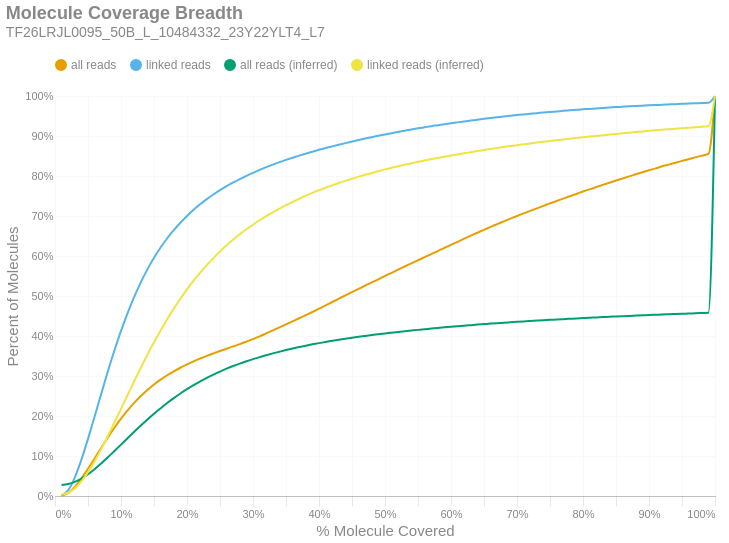

Here is the notebook cell this chart was saved with:
### Markdown cell above
### Molecule Read Coverage
This chart shows molecule coverage breadth as computed by the number of bases aligned to that molecule. In other words, "*how much of each unique long molecule is actually sequenced/aligned?*" Keep in mind there is a distinction between sequences and alignments, since some sequences belonging to a particular molecule may not align well and wouldn't appear in the alignment data. This chart also shows molecule coverage breadth as computed by the *inferred fragment* from which the aligned sequences originate. Unlike read coverage, this calculation takes into account the total insert size, including unsequenced gaps between the forward and reverse reads. Like the previous figures, these are cumulative percents.

### Code cell
if SKIPLR:
    print_html(f"Skipped")
else:
    binned_df = consolidated_hist(valids['coverage_bp'], mask, 0.01, True)
    binned_df_inf = consolidated_hist(valids['coverage_inserts'], mask, 0.01, True)
    binned_df = binned_df.with_columns(pl.lit(binned_df_inf['all reads (cumsum)']).alias('all reads (inferred)'))
    binned_df = binned_df.with_columns(pl.lit(binned_df_inf['linked reads (cumsum)']).alias('linked reads (inferred)'))
    binned_df = binned_df.with_columns(
        (pl.col('bin').cast(pl.Float64) + 0.01).alias('right_edge')
    )

    with SafeRender(binned_df):
        (
            density_plot(binned_df, 'Molecule Coverage Breadth', samplename, 'molcov', ['all reads (inferred)','linked reads (inferred)'])
            .encode(
                #x=alt.X('bin:Q', title="% Molecule Covered").axis(format = '%').scale(padding=0),
                x=alt.X('right_edge:Q', title="% Molecule Covered").axis(format='%').scale(padding=0),
                y=alt.Y('value:Q', title='Percent of Molecules')
                    .axis(format='%')
                    .stack(False)
                    .scale(domainMin=0, padding=0),
                color=alt.Color("key:N").scale(domain = ["all reads", "linked reads", "all reads (inferred)", "linked reads (inferred)"]),
                tooltip = [
                    alt.Tooltip("key:N", title = "Data Type"),
                    alt.Tooltip("range_label:N", title="% Molecule Covered"),
                    alt.Tooltip("value:Q", format = ".2%", title="% Molecules")
                ]
            )
        ).display()

### Figure 1 — Vega-Lite specification as saved in the notebook (floating-point values rounded to 4 significant figures)
{"width": "container", "height": 400, "config": {"title": {"anchor": "start", "dy": -15, "fontSize": 18, "color": "#888888", "subtitleColor": "#888888", "subtitleFontSize": 14}, "arc": {"fill": "#0072B2"}, "axis": {"domainColor": "#888888", "domainWidth": 0.5, "gridWidth": 0.2, "grid": false, "titleFontWeight": 400, "titleFontSize": 15, "labelFontSize": 11, "labelColor": "#888888", "tickColor": "#888888", "tickWidth": 0.2, "titleColor": "#888888"}, "axisBand": {"grid": false}, "axisX": {"grid": true, "tickSize": 10, "domainCap": "round"}, "axisY": {"domain": false, "grid": true, "tickSize": 0, "domainCap": "round"}, "background": "transparent", "header": {"labelFontSize": 15, "labelColor": "#888888", "titleFontSize": 15, "titleFontWeight": 600, "titleColor": "#888888"}, "legend": {"labelFont": "sans-serif", "labelFontSize": 12, "labelColor": "#888888", "symbolSize": 100, "symbolType": "circle", "titleFontSize": 12, "titlePadding": 10, "titleColor": "#888888", "title": null, "orient": "top"}, "range": {"category": ["#E69F00", "#56B4E9", "#009E73", "#F0E442", "#0072B2", "#D55E00", "#CC79A7", "#000000"], "diverging": ["#cfe8f3", "#a2d4ec", "#73bfe2", "#46abdb", "#1696d2", "#12719e"]}, "area": {"fill": "#0072B2", "fillOpacity": 0.7, "line": true, "strokeOpacity": 0.7}, "line": {"color": "#0072B2", "stroke": "#0072B2", "strokeWidth": 2}, "trail": {"color": "#0072B2", "stroke": "#0072B2", "strokeWidth": 0, "size": 1}, "point": {"filled": true, "fillOpacity": 1.0, "size": 95}, "text": {"color": "#888888", "fontSize": 11, "align": "right", "fontWeight": 400, "size": 11}, "bar": {"fill": "#0072B2", "stroke": null}, "view": {"stroke": null, "continuousWidth": 660, "continuousHeight": 400}}, "data": {"name": "data-24a738d476a06abb67a8726351317caa"}, "mark": {"type": "line", "interpolate": "monotone", "point": {"opacity": 0, "size": 275}}, "encoding": {"color": {"field": "key", "scale": {"domain": ["all reads", "linked reads", "all reads (inferred)", "linked reads (inferred)"]}, "type": "nominal"}, "tooltip": [{"field": "key", "title": "Data Type", "type": "nominal"}, {"field": "range_label", "title": "% Molecule Covered", "type": "nominal"}, {"field": "value", "format": ".2%", "title": "% Molecules", "type": "quantitative"}], "x": {"axis": {"format": "%"}, "field": "right_edge", "scale": {"padding": 0}, "title": "% Molecule Covered", "type": "quantitative"}, "y": {"axis": {"format": "%"}, "field": "value", "scale": {"domainMin": 0, "padding": 0}, "stack": false, "title": "Percent of Molecules", "type": "quantitative"}}, "params": [{"name": "param_c36ac31b6afebe62", "select": {"type": "point", "fields": ["key"]}, "bind": "legend"}], "title": {"text": "Molecule Coverage Breadth", "subtitle": "TF26LRJL0095_50B_L_10484332_23Y22YLT4_L7"}, "transform": [{"fold": ["all reads (cumsum)", "linked reads (cumsum)", "all reads (inferred)", "linked reads (inferred)"]}, {"calculate": "replace(datum.key, ' (cumsum)', '')", "as": "key"}, {"filter": {"param": "param_c36ac31b6afebe62"}}], "usermeta": {"embedOptions": {"downloadFileName": "TF26LRJL0095_50B_L_10484332_23Y22YLT4_L7.molcov"}}, "$schema": "https://vega.github.io/schema/vega-lite/v6.4.1.json", "datasets": {"data-24a738d476a06abb67a8726351317caa": [{"bin": "0.0", "interval": "0.0-0.01", "all reads": 0.0005699, "linked reads": 0.0008666, "all reads (cumsum)": 0.0005699, "linked reads (cumsum)": 0.0008666, "range_label": "0.0-0.01", "all reads (inferred)": 0.02761, "linked reads (inferred)": 0.004017, "right_edge": 0.01}, {"bin": "0.01", "interval": "0.01-0.02", "all reads": 0.006949, "linked reads": 0.01369, "all reads (cumsum)": 0.007519, "linked reads (cumsum)": 0.01456, "range_label": "0.01-0.02", "all reads (inferred)": 0.02988, "linked reads (inferred)": 0.008151, "right_edge": 0.02}, {"bin": "0.02", "interval": "0.02-0.03", "all reads": 0.01517, "linked reads": 0.03162, "all reads (cumsum)": 0.02269, "linked reads (cumsum)": 0.04617, "range_label": "0.02-0.03", "all reads (inferred)": 0.0353, "linked reads (inferred)": 0.01907, "right_edge": 0.03}, {"bin": "0.03", "interval": "0.03-0.04", "all reads": 0.02097, "linked reads": 0.04465, "all reads (cumsum)": 0.04366, "linked reads (cumsum)": 0.09082, "range_label": "0.03-0.04", "all reads (inferred)": 0.04362, "linked reads (inferred)": 0.03653, "right_edge": 0.04}, {"bin": "0.04", "interval": "0.04-0.05", "all reads": 0.0243, "linked reads": 0.05202, "all reads (cumsum)": 0.06796, "linked reads (cumsum)": 0.1428, "range_label": "0.04-0.05", "all reads (inferred)": 0.05457, "linked reads (inferred)": 0.05961, "right_edge": 0.05}, {"bin": "0.05", "interval": "0.05-0.06", "all reads": 0.02589, "linked reads": 0.0557, "all reads (cumsum)": 0.09384, "linked reads (cumsum)": 0.1985, "range_label": "0.05-0.06", "all reads (inferred)": 0.06712, "linked reads (inferred)": 0.08636, "right_edge": 0.06}, {"bin": "0.06", "interval": "0.06-0.07", "all reads": 0.02634, "linked reads": 0.05672, "all reads (cumsum)": 0.1202, "linked reads (cumsum)": 0.2553, "range_label": "0.06-0.07", "all reads (inferred)": 0.08151, "linked reads (inferred)": 0.1172, "right_edge": 0.07}, {"bin": "0.07", "interval": "0.07-0.08", "all reads": 0.02594, "linked reads": 0.05584, "all reads (cumsum)": 0.1461, "linked reads (cumsum)": 0.3111, "range_label": "0.07-0.08", "all reads (inferred)": 0.09665, "linked reads (inferred)": 0.1496, "right_edge": 0.08}, {"bin": "0.08", "interval": "0.08-0.09", "all reads": 0.02448, "linked reads": 0.05278, "all reads (cumsum)": 0.1706, "linked reads (cumsum)": 0.3639, "range_label": "0.08-0.09", "all reads (inferred)": 0.1125, "linked reads (inferred)": 0.1836, "right_edge": 0.09}, {"bin": "0.09", "interval": "0.09-0.1", "all reads": 0.02267, "linked reads": 0.04877, "all reads (cumsum)": 0.1933, "linked reads (cumsum)": 0.4127, "range_label": "0.09-0.1", "all reads (inferred)": 0.1285, "linked reads (inferred)": 0.218, "right_edge": 0.1}, {"bin": "0.1", "interval": "0.1-0.11", "all reads": 0.02073, "linked reads": 0.04465, "all reads (cumsum)": 0.214, "linked reads (cumsum)": 0.4573, "range_label": "0.1-0.11", "all reads (inferred)": 0.1446, "linked reads (inferred)": 0.2526, "right_edge": 0.11}, {"bin": "0.11", "interval": "0.11-0.12", "all reads": 0.01877, "linked reads": 0.04029, "all reads (cumsum)": 0.2328, "linked reads (cumsum)": 0.4976, "range_label": "0.11-0.12", "all reads (inferred)": 0.1605, "linked reads (inferred)": 0.2869, "right_edge": 0.12}, {"bin": "0.12", "interval": "0.12-0.13", "all reads": 0.01709, "linked reads": 0.03662, "all reads (cumsum)": 0.2499, "linked reads (cumsum)": 0.5342, "range_label": "0.12-0.13", "all reads (inferred)": 0.1761, "linked reads (inferred)": 0.3205, "right_edge": 0.13}, {"bin": "0.13", "interval": "0.13-0.14", "all reads": 0.0152, "linked reads": 0.0324, "all reads (cumsum)": 0.2651, "linked reads (cumsum)": 0.5666, "range_label": "0.13-0.14", "all reads (inferred)": 0.1913, "linked reads (inferred)": 0.3533, "right_edge": 0.14}, {"bin": "0.14", "interval": "0.14-0.15", "all reads": 0.01369, "linked reads": 0.02902, "all reads (cumsum)": 0.2788, "linked reads (cumsum)": 0.5957, "range_label": "0.14-0.15", "all reads (inferred)": 0.2057, "linked reads (inferred)": 0.3843, "right_edge": 0.15}, {"bin": "0.15", "interval": "0.15-0.16", "all reads": 0.01211, "linked reads": 0.02562, "all reads (cumsum)": 0.2909, "linked reads (cumsum)": 0.6213, "range_label": "0.15-0.16", "all reads (inferred)": 0.2193, "linked reads (inferred)": 0.4137, "right_edge": 0.16}, {"bin": "0.16", "interval": "0.16-0.17", "all reads": 0.01099, "linked reads": 0.02309, "all reads (cumsum)": 0.3019, "linked reads (cumsum)": 0.6444, "range_label": "0.16-0.17", "all reads (inferred)": 0.2325, "linked reads (inferred)": 0.4421, "right_edge": 0.17}, {"bin": "0.17", "interval": "0.17-0.18", "all reads": 0.009723, "linked reads": 0.02025, "all reads (cumsum)": 0.3116, "linked reads (cumsum)": 0.6646, "range_label": "0.17-0.18", "all reads (inferred)": 0.2447, "linked reads (inferred)": 0.4683, "right_edge": 0.18}, {"bin": "0.18", "interval": "0.18-0.19", "all reads": 0.009047, "linked reads": 0.0185, "all reads (cumsum)": 0.3206, "linked reads (cumsum)": 0.6831, "range_label": "0.18-0.19", "all reads (inferred)": 0.2561, "linked reads (inferred)": 0.4931, "right_edge": 0.19}, {"bin": "0.19", "interval": "0.19-0.2", "all reads": 0.008368, "linked reads": 0.01697, "all reads (cumsum)": 0.329, "linked reads (cumsum)": 0.7001, "range_label": "0.19-0.2", "all reads (inferred)": 0.2671, "linked reads (inferred)": 0.5168, "right_edge": 0.2}, {"bin": "0.2", "interval": "0.2-0.21", "all reads": 0.007662, "linked reads": 0.01551, "all reads (cumsum)": 0.3367, "linked reads (cumsum)": 0.7156, "range_label": "0.2-0.21", "all reads (inferred)": 0.2771, "linked reads (inferred)": 0.5384, "right_edge": 0.21}, {"bin": "0.21", "interval": "0.21-0.22", "all reads": 0.006972, "linked reads": 0.01376, "all reads (cumsum)": 0.3436, "linked reads (cumsum)": 0.7293, "range_label": "0.21-0.22", "all reads (inferred)": 0.2864, "linked reads (inferred)": 0.5584, "right_edge": 0.22}, {"bin": "0.22", "interval": "0.22-0.23", "all reads": 0.006656, "linked reads": 0.0129, "all reads (cumsum)": 0.3503, "linked reads (cumsum)": 0.7423, "range_label": "0.22-0.23", "all reads (inferred)": 0.2952, "linked reads (inferred)": 0.5773, "right_edge": 0.23}, {"bin": "0.23", "interval": "0.23-0.24", "all reads": 0.006176, "linked reads": 0.01156, "all reads (cumsum)": 0.3565, "linked reads (cumsum)": 0.7538, "range_label": "0.23-0.24", "all reads (inferred)": 0.3033, "linked reads (inferred)": 0.5948, "right_edge": 0.24}, {"bin": "0.24", "interval": "0.24-0.25", "all reads": 0.006002, "linked reads": 0.01082, "all reads (cumsum)": 0.3625, "linked reads (cumsum)": 0.7646, "range_label": "0.24-0.25", "all reads (inferred)": 0.3111, "linked reads (inferred)": 0.6116, "right_edge": 0.25}, {"bin": "0.25", "interval": "0.25-0.26", "all reads": 0.005744, "linked reads": 0.009931, "all reads (cumsum)": 0.3682, "linked reads (cumsum)": 0.7746, "range_label": "0.25-0.26", "all reads (inferred)": 0.3183, "linked reads (inferred)": 0.627, "right_edge": 0.26}, {"bin": "0.26", "interval": "0.26-0.27", "all reads": 0.005736, "linked reads": 0.009325, "all reads (cumsum)": 0.374, "linked reads (cumsum)": 0.7839, "range_label": "0.26-0.27", "all reads (inferred)": 0.3249, "linked reads (inferred)": 0.6412, "right_edge": 0.27}, {"bin": "0.27", "interval": "0.27-0.28", "all reads": 0.005809, "linked reads": 0.008544, "all reads (cumsum)": 0.3798, "linked reads (cumsum)": 0.7924, "range_label": "0.27-0.28", "all reads (inferred)": 0.331, "linked reads (inferred)": 0.6545, "right_edge": 0.28}, {"bin": "0.28", "interval": "0.28-0.29", "all reads": 0.006187, "linked reads": 0.008109, "all reads (cumsum)": 0.3859, "linked reads (cumsum)": 0.8005, "range_label": "0.28-0.29", "all reads (inferred)": 0.3368, "linked reads (inferred)": 0.6668, "right_edge": 0.29}, {"bin": "0.29", "interval": "0.29-0.3", "all reads": 0.006312, "linked reads": 0.007477, "all reads (cumsum)": 0.3923, "linked reads (cumsum)": 0.808, "range_label": "0.29-0.3", "all reads (inferred)": 0.3421, "linked reads (inferred)": 0.6782, "right_edge": 0.3}, {"bin": "0.3", "interval": "0.3-0.31", "all reads": 0.006794, "linked reads": 0.007174, "all reads (cumsum)": 0.3991, "linked reads (cumsum)": 0.8152, "range_label": "0.3-0.31", "all reads (inferred)": 0.3473, "linked reads (inferred)": 0.6894, "right_edge": 0.31}, {"bin": "0.31", "interval": "0.31-0.32", "all reads": 0.007357, "linked reads": 0.006869, "all reads (cumsum)": 0.4064, "linked reads (cumsum)": 0.8221, "range_label": "0.31-0.32", "all reads (inferred)": 0.352, "linked reads (inferred)": 0.6995, "right_edge": 0.32}, {"bin": "0.32", "interval": "0.32-0.33", "all reads": 0.007445, "linked reads": 0.006378, "all reads (cumsum)": 0.4139, "linked reads (cumsum)": 0.8284, "range_label": "0.32-0.33", "all reads (inferred)": 0.3565, "linked reads (inferred)": 0.7092, "right_edge": 0.33}, {"bin": "0.33", "interval": "0.33-0.34", "all reads": 0.007532, "linked reads": 0.006102, "all reads (cumsum)": 0.4214, "linked reads (cumsum)": 0.8345, "range_label": "0.33-0.34", "all reads (inferred)": 0.3607, "linked reads (inferred)": 0.7182, "right_edge": 0.34}, {"bin": "0.34", "interval": "0.34-0.35", "all reads": 0.007603, "linked reads": 0.005759, "all reads (cumsum)": 0.429, "linked reads (cumsum)": 0.8403, "range_label": "0.34-0.35", "all reads (inferred)": 0.3648, "linked reads (inferred)": 0.7271, "right_edge": 0.35}, {"bin": "0.35", "interval": "0.35-0.36", "all reads": 0.007688, "linked reads": 0.005445, "all reads (cumsum)": 0.4367, "linked reads (cumsum)": 0.8457, "range_label": "0.35-0.36", "all reads (inferred)": 0.3686, "linked reads (inferred)": 0.7353, "right_edge": 0.36}, {"bin": "0.36", "interval": "0.36-0.37", "all reads": 0.007665, "linked reads": 0.005222, "all reads (cumsum)": 0.4443, "linked reads (cumsum)": 0.851, "range_label": "0.36-0.37", "all reads (inferred)": 0.3723, "linked reads (inferred)": 0.7432, "right_edge": 0.37}, {"bin": "0.37", "interval": "0.37-0.38", "all reads": 0.007702, "linked reads": 0.004903, "all reads (cumsum)": 0.452, "linked reads (cumsum)": 0.8559, "range_label": "0.37-0.38", "all reads (inferred)": 0.3759, "linked reads (inferred)": 0.7508, "right_edge": 0.38}, {"bin": "0.38", "interval": "0.38-0.39", "all reads": 0.008005, "linked reads": 0.004903, "all reads (cumsum)": 0.4601, "linked reads (cumsum)": 0.8608, "range_label": "0.38-0.39", "all reads (inferred)": 0.3792, "linked reads (inferred)": 0.7579, "right_edge": 0.39}, {"bin": "0.39", "interval": "0.39-0.4", "all reads": 0.008228, "linked reads": 0.004762, "all reads (cumsum)": 0.4683, "linked reads (cumsum)": 0.8655, "range_label": "0.39-0.4", "all reads (inferred)": 0.3822, "linked reads (inferred)": 0.7645, "right_edge": 0.4}, {"bin": "0.4", "interval": "0.4-0.41", "all reads": 0.008227, "linked reads": 0.004397, "all reads (cumsum)": 0.4765, "linked reads (cumsum)": 0.8699, "range_label": "0.4-0.41", "all reads (inferred)": 0.385, "linked reads (inferred)": 0.7705, "right_edge": 0.41}, {"bin": "0.41", "interval": "0.41-0.42", "all reads": 0.00848, "linked reads": 0.004194, "all reads (cumsum)": 0.485, "linked reads (cumsum)": 0.8741, "range_label": "0.41-0.42", "all reads (inferred)": 0.3879, "linked reads (inferred)": 0.7767, "right_edge": 0.42}, {"bin": "0.42", "interval": "0.42-0.43", "all reads": 0.008304, "linked reads": 0.004103, "all reads (cumsum)": 0.4933, "linked reads (cumsum)": 0.8782, "range_label": "0.42-0.43", "all reads (inferred)": 0.3906, "linked reads (inferred)": 0.7825, "right_edge": 0.43}, {"bin": "0.43", "interval": "0.43-0.44", "all reads": 0.008253, "linked reads": 0.003999, "all reads (cumsum)": 0.5015, "linked reads (cumsum)": 0.8822, "range_label": "0.43-0.44", "all reads (inferred)": 0.3932, "linked reads (inferred)": 0.7879, "right_edge": 0.44}, {"bin": "0.44", "interval": "0.44-0.45", "all reads": 0.008066, "linked reads": 0.003829, "all reads (cumsum)": 0.5096, "linked reads (cumsum)": 0.8861, "range_label": "0.44-0.45", "all reads (inferred)": 0.3956, "linked reads (inferred)": 0.7933, "right_edge": 0.45}, {"bin": "0.45", "interval": "0.45-0.46", "all reads": 0.008194, "linked reads": 0.003878, "all reads (cumsum)": 0.5178, "linked reads (cumsum)": 0.8899, "range_label": "0.45-0.46", "all reads (inferred)": 0.398, "linked reads (inferred)": 0.7983, "right_edge": 0.46}, {"bin": "0.46", "interval": "0.46-0.47", "all reads": 0.007984, "linked reads": 0.00371, "all reads (cumsum)": 0.5258, "linked reads (cumsum)": 0.8936, "range_label": "0.46-0.47", "all reads (inferred)": 0.4002, "linked reads (inferred)": 0.8031, "right_edge": 0.47}, {"bin": "0.47", "interval": "0.47-0.48", "all reads": 0.008176, "linked reads": 0.003409, "all reads (cumsum)": 0.534, "linked reads (cumsum)": 0.8971, "range_label": "0.47-0.48", "all reads (inferred)": 0.4024, "linked reads (inferred)": 0.8077, "right_edge": 0.48}, {"bin": "0.48", "interval": "0.48-0.49", "all reads": 0.007795, "linked reads": 0.003378, "all reads (cumsum)": 0.5418, "linked reads (cumsum)": 0.9004, "range_label": "0.48-0.49", "all reads (inferred)": 0.4045, "linked reads (inferred)": 0.8122, "right_edge": 0.49}, {"bin": "0.49", "interval": "0.49-0.5", "all reads": 0.008744, "linked reads": 0.003462, "all reads (cumsum)": 0.5505, "linked reads (cumsum)": 0.9039, "range_label": "0.49-0.5", "all reads (inferred)": 0.4065, "linked reads (inferred)": 0.8165, "right_edge": 0.5}, {"bin": "0.5", "interval": "0.5-0.51", "all reads": 0.00743, "linked reads": 0.003084, "all reads (cumsum)": 0.5579, "linked reads (cumsum)": 0.907, "range_label": "0.5-0.51", "all reads (inferred)": 0.4084, "linked reads (inferred)": 0.8205, "right_edge": 0.51}, {"bin": "0.51", "interval": "0.51-0.52", "all reads": 0.008084, "linked reads": 0.003272, "all reads (cumsum)": 0.566, "linked reads (cumsum)": 0.9102, "range_label": "0.51-0.52", "all reads (inferred)": 0.4102, "linked reads (inferred)": 0.8243, "right_edge": 0.52}, {"bin": "0.52", "interval": "0.52-0.53", "all reads": 0.007749, "linked reads": 0.003018, "all reads (cumsum)": 0.5738, "linked reads (cumsum)": 0.9133, "range_label": "0.52-0.53", "all reads (inferred)": 0.412, "linked reads (inferred)": 0.8282, "right_edge": 0.53}, {"bin": "0.53", "interval": "0.53-0.54", "all reads": 0.007976, "linked reads": 0.003004, "all reads (cumsum)": 0.5817, "linked reads (cumsum)": 0.9163, "range_label": "0.53-0.54", "all reads (inferred)": 0.4137, "linked reads (inferred)": 0.8317, "right_edge": 0.54}, {"bin": "0.54", "interval": "0.54-0.55", "all reads": 0.007705, "linked reads": 0.002858, "all reads (cumsum)": 0.5894, "linked reads (cumsum)": 0.9191, "range_label": "0.54-0.55", "all reads (inferred)": 0.4153, "linked reads (inferred)": 0.8352, "right_edge": 0.55}, {"bin": "0.55", "interval": "0.55-0.56", "all reads": 0.007635, "linked reads": 0.002719, "all reads (cumsum)": 0.5971, "linked reads (cumsum)": 0.9218, "range_label": "0.55-0.56", "all reads (inferred)": 0.417, "linked reads (inferred)": 0.8387, "right_edge": 0.56}, {"bin": "0.56", "interval": "0.56-0.57", "all reads": 0.007716, "linked reads": 0.002726, "all reads (cumsum)": 0.6048, "linked reads (cumsum)": 0.9246, "range_label": "0.56-0.57", "all reads (inferred)": 0.4185, "linked reads (inferred)": 0.842, "right_edge": 0.57}, {"bin": "0.57", "interval": "0.57-0.58", "all reads": 0.007455, "linked reads": 0.002394, "all reads (cumsum)": 0.6123, "linked reads (cumsum)": 0.927, "range_label": "0.57-0.58", "all reads (inferred)": 0.4201, "linked reads (inferred)": 0.8452, "right_edge": 0.58}, {"bin": "0.58", "interval": "0.58-0.59", "all reads": 0.007802, "linked reads": 0.002496, "all reads (cumsum)": 0.6201, "linked reads (cumsum)": 0.9295, "range_label": "0.58-0.59", "all reads (inferred)": 0.4216, "linked reads (inferred)": 0.8482, "right_edge": 0.59}, {"bin": "0.59", "interval": "0.59-0.6", "all reads": 0.007925, "linked reads": 0.002352, "all reads (cumsum)": 0.628, "linked reads (cumsum)": 0.9318, "range_label": "0.59-0.6", "all reads (inferred)": 0.4231, "linked reads (inferred)": 0.8512, "right_edge": 0.6}, {"bin": "0.6", "interval": "0.6-0.61", "all reads": 0.007544, "linked reads": 0.002235, "all reads (cumsum)": 0.6355, "linked reads (cumsum)": 0.9341, "range_label": "0.6-0.61", "all reads (inferred)": 0.4245, "linked reads (inferred)": 0.854, "right_edge": 0.61}, {"bin": "0.61", "interval": "0.61-0.62", "all reads": 0.007784, "linked reads": 0.002206, "all reads (cumsum)": 0.6433, "linked reads (cumsum)": 0.9363, "range_label": "0.61-0.62", "all reads (inferred)": 0.4258, "linked reads (inferred)": 0.8569, "right_edge": 0.62}, {"bin": "0.62", "interval": "0.62-0.63", "all reads": 0.007444, "linked reads": 0.002204, "all reads (cumsum)": 0.6508, "linked reads (cumsum)": 0.9385, "range_label": "0.62-0.63", "all reads (inferred)": 0.4271, "linked reads (inferred)": 0.8596, "right_edge": 0.63}, {"bin": "0.63", "interval": "0.63-0.64", "all reads": 0.007418, "linked reads": 0.00233, "all reads (cumsum)": 0.6582, "linked reads (cumsum)": 0.9408, "range_label": "0.63-0.64", "all reads (inferred)": 0.4285, "linked reads (inferred)": 0.8624, "right_edge": 0.64}, {"bin": "0.64", "interval": "0.64-0.65", "all reads": 0.007277, "linked reads": 0.002069, "all reads (cumsum)": 0.6654, "linked reads (cumsum)": 0.9429, "range_label": "0.64-0.65", "all reads (inferred)": 0.4297, "linked reads (inferred)": 0.865, "right_edge": 0.65}, {"bin": "0.65", "interval": "0.65-0.66", "all reads": 0.007236, "linked reads": 0.002014, "all reads (cumsum)": 0.6727, "linked reads (cumsum)": 0.9449, "range_label": "0.65-0.66", "all reads (inferred)": 0.431, "linked reads (inferred)": 0.8677, "right_edge": 0.66}, {"bin": "0.66", "interval": "0.66-0.67", "all reads": 0.006942, "linked reads": 0.001914, "all reads (cumsum)": 0.6796, "linked reads (cumsum)": 0.9468, "range_label": "0.66-0.67", "all reads (inferred)": 0.4322, "linked reads (inferred)": 0.8702, "right_edge": 0.67}, {"bin": "0.67", "interval": "0.67-0.68", "all reads": 0.007022, "linked reads": 0.001945, "all reads (cumsum)": 0.6866, "linked reads (cumsum)": 0.9487, "range_label": "0.67-0.68", "all reads (inferred)": 0.4333, "linked reads (inferred)": 0.8726, "right_edge": 0.68}, {"bin": "0.68", "interval": "0.68-0.69", "all reads": 0.006703, "linked reads": 0.001797, "all reads (cumsum)": 0.6933, "linked reads (cumsum)": 0.9505, "range_label": "0.68-0.69", "all reads (inferred)": 0.4344, "linked reads (inferred)": 0.8748, "right_edge": 0.69}, {"bin": "0.69", "interval": "0.69-0.7", "all reads": 0.006755, "linked reads": 0.00174, "all reads (cumsum)": 0.7001, "linked reads (cumsum)": 0.9523, "range_label": "0.69-0.7", "all reads (inferred)": 0.4355, "linked reads (inferred)": 0.8771, "right_edge": 0.7}, {"bin": "0.7", "interval": "0.7-0.71", "all reads": 0.006395, "linked reads": 0.001735, "all reads (cumsum)": 0.7065, "linked reads (cumsum)": 0.954, "range_label": "0.7-0.71", "all reads (inferred)": 0.4365, "linked reads (inferred)": 0.8794, "right_edge": 0.71}, {"bin": "0.71", "interval": "0.71-0.72", "all reads": 0.006296, "linked reads": 0.001548, "all reads (cumsum)": 0.7128, "linked reads (cumsum)": 0.9556, "range_label": "0.71-0.72", "all reads (inferred)": 0.4375, "linked reads (inferred)": 0.8815, "right_edge": 0.72}, {"bin": "0.72", "interval": "0.72-0.73", "all reads": 0.006375, "linked reads": 0.001552, "all reads (cumsum)": 0.7192, "linked reads (cumsum)": 0.9571, "range_label": "0.72-0.73", "all reads (inferred)": 0.4385, "linked reads (inferred)": 0.8836, "right_edge": 0.73}, {"bin": "0.73", "interval": "0.73-0.74", "all reads": 0.006147, "linked reads": 0.001501, "all reads (cumsum)": 0.7253, "linked reads (cumsum)": 0.9586, "range_label": "0.73-0.74", "all reads (inferred)": 0.4395, "linked reads (inferred)": 0.8856, "right_edge": 0.74}, {"bin": "0.74", "interval": "0.74-0.75", "all reads": 0.006362, "linked reads": 0.001565, "all reads (cumsum)": 0.7317, "linked reads (cumsum)": 0.9602, "range_label": "0.74-0.75", "all reads (inferred)": 0.4404, "linked reads (inferred)": 0.8876, "right_edge": 0.75}, {"bin": "0.75", "interval": "0.75-0.76", "all reads": 0.005753, "linked reads": 0.001311, "all reads (cumsum)": 0.7374, "linked reads (cumsum)": 0.9615, "range_label": "0.75-0.76", "all reads (inferred)": 0.4413, "linked reads (inferred)": 0.8893, "right_edge": 0.76}, {"bin": "0.76", "interval": "0.76-0.77", "all reads": 0.005971, "linked reads": 0.001426, "all reads (cumsum)": 0.7434, "linked reads (cumsum)": 0.9629, "range_label": "0.76-0.77", "all reads (inferred)": 0.4422, "linked reads (inferred)": 0.8912, "right_edge": 0.77}, {"bin": "0.77", "interval": "0.77-0.78", "all reads": 0.005882, "linked reads": 0.001265, "all reads (cumsum)": 0.7493, "linked reads (cumsum)": 0.9642, "range_label": "0.77-0.78", "all reads (inferred)": 0.4431, "linked reads (inferred)": 0.8931, "right_edge": 0.78}, {"bin": "0.78", "interval": "0.78-0.79", "all reads": 0.005793, "linked reads": 0.001247, "all reads (cumsum)": 0.7551, "linked reads (cumsum)": 0.9654, "range_label": "0.78-0.79", "all reads (inferred)": 0.4439, "linked reads (inferred)": 0.895, "right_edge": 0.79}, {"bin": "0.79", "interval": "0.79-0.8", "all reads": 0.006026, "linked reads": 0.001238, "all reads (cumsum)": 0.7611, "linked reads (cumsum)": 0.9667, "range_label": "0.79-0.8", "all reads (inferred)": 0.4448, "linked reads (inferred)": 0.8967, "right_edge": 0.8}, {"bin": "0.8", "interval": "0.8-0.81", "all reads": 0.005529, "linked reads": 0.001141, "all reads (cumsum)": 0.7666, "linked reads (cumsum)": 0.9678, "range_label": "0.8-0.81", "all reads (inferred)": 0.4456, "linked reads (inferred)": 0.8985, "right_edge": 0.81}, {"bin": "0.81", "interval": "0.81-0.82", "all reads": 0.005599, "linked reads": 0.001214, "all reads (cumsum)": 0.7722, "linked reads (cumsum)": 0.969, "range_label": "0.81-0.82", "all reads (inferred)": 0.4464, "linked reads (inferred)": 0.9002, "right_edge": 0.82}, {"bin": "0.82", "interval": "0.82-0.83", "all reads": 0.005624, "linked reads": 0.001147, "all reads (cumsum)": 0.7779, "linked reads (cumsum)": 0.9702, "range_label": "0.82-0.83", "all reads (inferred)": 0.4472, "linked reads (inferred)": 0.9019, "right_edge": 0.83}, {"bin": "0.83", "interval": "0.83-0.84", "all reads": 0.005436, "linked reads": 0.00107, "all reads (cumsum)": 0.7833, "linked reads (cumsum)": 0.9712, "range_label": "0.83-0.84", "all reads (inferred)": 0.448, "linked reads (inferred)": 0.9035, "right_edge": 0.84}, {"bin": "0.84", "interval": "0.84-0.85", "all reads": 0.005342, "linked reads": 0.0009838, "all reads (cumsum)": 0.7886, "linked reads (cumsum)": 0.9722, "range_label": "0.84-0.85", "all reads (inferred)": 0.4488, "linked reads (inferred)": 0.9051, "right_edge": 0.85}, {"bin": "0.85", "interval": "0.85-0.86", "all reads": 0.005279, "linked reads": 0.0009418, "all reads (cumsum)": 0.7939, "linked reads (cumsum)": 0.9732, "range_label": "0.85-0.86", "all reads (inferred)": 0.4495, "linked reads (inferred)": 0.9068, "right_edge": 0.86}, {"bin": "0.86", "interval": "0.86-0.87", "all reads": 0.005114, "linked reads": 0.0009948, "all reads (cumsum)": 0.799, "linked reads (cumsum)": 0.9742, "range_label": "0.86-0.87", "all reads (inferred)": 0.4503, "linked reads (inferred)": 0.9083, "right_edge": 0.87}, {"bin": "0.87", "interval": "0.87-0.88", "all reads": 0.005255, "linked reads": 0.0009108, "all reads (cumsum)": 0.8043, "linked reads (cumsum)": 0.9751, "range_label": "0.87-0.88", "all reads (inferred)": 0.451, "linked reads (inferred)": 0.9099, "right_edge": 0.88}, {"bin": "0.88", "interval": "0.88-0.89", "all reads": 0.005099, "linked reads": 0.0008268, "all reads (cumsum)": 0.8094, "linked reads (cumsum)": 0.9759, "range_label": "0.88-0.89", "all reads (inferred)": 0.4517, "linked reads (inferred)": 0.9113, "right_edge": 0.89}, {"bin": "0.89", "interval": "0.89-0.9", "all reads": 0.004975, "linked reads": 0.0008091, "all reads (cumsum)": 0.8144, "linked reads (cumsum)": 0.9767, "range_label": "0.89-0.9", "all reads (inferred)": 0.4524, "linked reads (inferred)": 0.9129, "right_edge": 0.9}, {"bin": "0.9", "interval": "0.9-0.91", "all reads": 0.004641, "linked reads": 0.0007406, "all reads (cumsum)": 0.819, "linked reads (cumsum)": 0.9774, "range_label": "0.9-0.91", "all reads (inferred)": 0.4531, "linked reads (inferred)": 0.9143, "right_edge": 0.91}, {"bin": "0.91", "interval": "0.91-0.92", "all reads": 0.005178, "linked reads": 0.0007119, "all reads (cumsum)": 0.8242, "linked reads (cumsum)": 0.9782, "range_label": "0.91-0.92", "all reads (inferred)": 0.4538, "linked reads (inferred)": 0.9158, "right_edge": 0.92}, {"bin": "0.92", "interval": "0.92-0.93", "all reads": 0.004285, "linked reads": 0.0007583, "all reads (cumsum)": 0.8285, "linked reads (cumsum)": 0.9789, "range_label": "0.92-0.93", "all reads (inferred)": 0.4544, "linked reads (inferred)": 0.9171, "right_edge": 0.93}, {"bin": "0.93", "interval": "0.93-0.94", "all reads": 0.004629, "linked reads": 0.0007516, "all reads (cumsum)": 0.8331, "linked reads (cumsum)": 0.9797, "range_label": "0.93-0.94", "all reads (inferred)": 0.455, "linked reads (inferred)": 0.9183, "right_edge": 0.94}, {"bin": "0.94", "interval": "0.94-0.95", "all reads": 0.004805, "linked reads": 0.0007141, "all reads (cumsum)": 0.8379, "linked reads (cumsum)": 0.9804, "range_label": "0.94-0.95", "all reads (inferred)": 0.4556, "linked reads (inferred)": 0.9195, "right_edge": 0.95}, {"bin": "0.95", "interval": "0.95-0.96", "all reads": 0.004156, "linked reads": 0.0007516, "all reads (cumsum)": 0.842, "linked reads (cumsum)": 0.9811, "range_label": "0.95-0.96", "all reads (inferred)": 0.4562, "linked reads (inferred)": 0.9208, "right_edge": 0.96}, {"bin": "0.96", "interval": "0.96-0.97", "all reads": 0.004508, "linked reads": 0.0006455, "all reads (cumsum)": 0.8466, "linked reads (cumsum)": 0.9818, "range_label": "0.96-0.97", "all reads (inferred)": 0.4568, "linked reads (inferred)": 0.922, "right_edge": 0.97}, {"bin": "0.97", "interval": "0.97-0.98", "all reads": 0.004358, "linked reads": 0.0005549, "all reads (cumsum)": 0.8509, "linked reads (cumsum)": 0.9823, "range_label": "0.97-0.98", "all reads (inferred)": 0.4575, "linked reads (inferred)": 0.9233, "right_edge": 0.98}, {"bin": "0.98", "interval": "0.98-0.99", "all reads": 0.004143, "linked reads": 0.0006234, "all reads (cumsum)": 0.8551, "linked reads (cumsum)": 0.983, "range_label": "0.98-0.99", "all reads (inferred)": 0.4581, "linked reads (inferred)": 0.9245, "right_edge": 0.99}, {"bin": "0.99", "interval": "0.99-1.0", "all reads": 0.1449, "linked reads": 0.01705, "all reads (cumsum)": 1.0, "linked reads (cumsum)": 1.0, "range_label": "0.99-1.0", "all reads (inferred)": 1.0, "linked reads (inferred)": 1.0, "right_edge": 1.0}]}}
